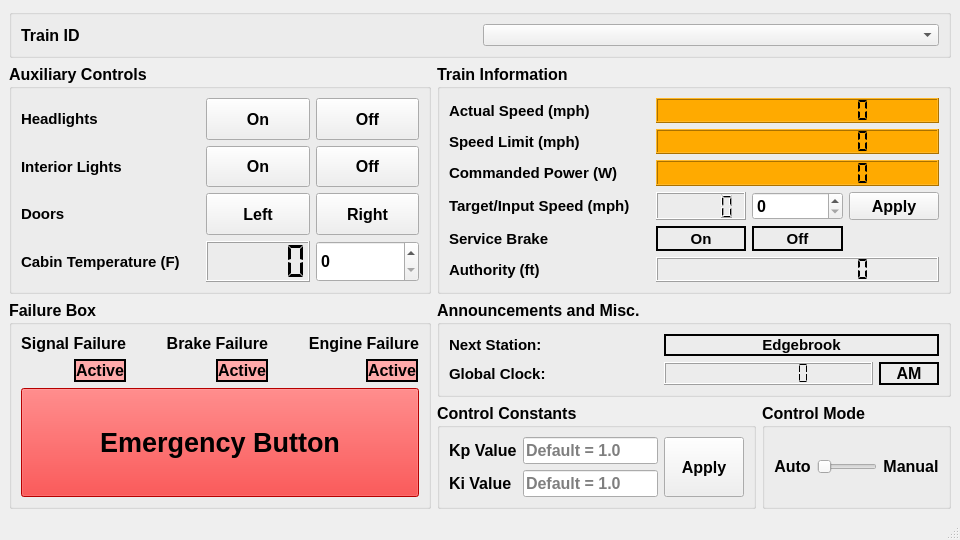
<?xml version="1.0" encoding="UTF-8"?>
<ui version="4.0">
 <class>MainWindow</class>
 <widget class="QMainWindow" name="MainWindow">
  <property name="geometry">
   <rect>
    <x>0</x>
    <y>0</y>
    <width>960</width>
    <height>540</height>
   </rect>
  </property>
  <property name="minimumSize">
   <size>
    <width>960</width>
    <height>540</height>
   </size>
  </property>
  <property name="windowTitle">
   <string>MainWindow</string>
  </property>
  <widget class="QWidget" name="centralwidget">
   <layout class="QGridLayout" name="gridLayout_8">
    <item row="3" column="1">
     <widget class="QGroupBox" name="groupBox_6">
      <property name="font">
       <font>
        <pointsize>12</pointsize>
        <weight>75</weight>
        <bold>true</bold>
       </font>
      </property>
      <property name="title">
       <string>Control Constants</string>
      </property>
      <layout class="QGridLayout" name="gridLayout_16">
       <item row="0" column="0">
        <layout class="QGridLayout" name="gridLayout_15">
         <item row="1" column="1">
          <widget class="QLineEdit" name="ki_line_edit">
           <property name="placeholderText">
            <string>Default = 1.0</string>
           </property>
          </widget>
         </item>
         <item row="0" column="0">
          <widget class="QLabel" name="label_23">
           <property name="text">
            <string>Kp Value</string>
           </property>
          </widget>
         </item>
         <item row="0" column="2" rowspan="2">
          <widget class="QPushButton" name="control_constants_apply_button">
           <property name="sizePolicy">
            <sizepolicy hsizetype="Minimum" vsizetype="Minimum">
             <horstretch>0</horstretch>
             <verstretch>0</verstretch>
            </sizepolicy>
           </property>
           <property name="text">
            <string>Apply</string>
           </property>
          </widget>
         </item>
         <item row="1" column="0">
          <widget class="QLabel" name="label_24">
           <property name="text">
            <string>Ki Value</string>
           </property>
          </widget>
         </item>
         <item row="0" column="1">
          <widget class="QLineEdit" name="kp_line_edit">
           <property name="placeholderText">
            <string>Default = 1.0</string>
           </property>
          </widget>
         </item>
        </layout>
       </item>
      </layout>
     </widget>
    </item>
    <item row="2" column="0" rowspan="2">
     <widget class="QGroupBox" name="groupBox_5">
      <property name="font">
       <font>
        <pointsize>12</pointsize>
        <weight>75</weight>
        <bold>true</bold>
       </font>
      </property>
      <property name="title">
       <string>Failure Box</string>
      </property>
      <layout class="QGridLayout" name="gridLayout_14">
       <item row="0" column="0">
        <layout class="QGridLayout" name="gridLayout_17">
         <item row="1" column="6">
          <widget class="QLabel" name="label_22">
           <property name="sizePolicy">
            <sizepolicy hsizetype="Maximum" vsizetype="Maximum">
             <horstretch>0</horstretch>
             <verstretch>0</verstretch>
            </sizepolicy>
           </property>
           <property name="maximumSize">
            <size>
             <width>50</width>
             <height>50</height>
            </size>
           </property>
           <property name="text">
            <string/>
           </property>
           <property name="pixmap">
            <pixmap>assets/wifi-off-svgrepo-com.svg</pixmap>
           </property>
           <property name="scaledContents">
            <bool>true</bool>
           </property>
           <property name="alignment">
            <set>Qt::AlignCenter</set>
           </property>
           <property name="wordWrap">
            <bool>false</bool>
           </property>
          </widget>
         </item>
         <item row="1" column="1">
          <widget class="QLabel" name="signal_failure_light">
           <property name="sizePolicy">
            <sizepolicy hsizetype="Maximum" vsizetype="Maximum">
             <horstretch>0</horstretch>
             <verstretch>0</verstretch>
            </sizepolicy>
           </property>
           <property name="styleSheet">
            <string notr="true">background-color: rgb(255, 170, 170);</string>
           </property>
           <property name="frameShape">
            <enum>QFrame::WinPanel</enum>
           </property>
           <property name="frameShadow">
            <enum>QFrame::Plain</enum>
           </property>
           <property name="text">
            <string>Active</string>
           </property>
           <property name="alignment">
            <set>Qt::AlignCenter</set>
           </property>
          </widget>
         </item>
         <item row="1" column="2">
          <spacer name="horizontalSpacer">
           <property name="orientation">
            <enum>Qt::Horizontal</enum>
           </property>
           <property name="sizeHint" stdset="0">
            <size>
             <width>40</width>
             <height>20</height>
            </size>
           </property>
          </spacer>
         </item>
         <item row="1" column="4">
          <widget class="QLabel" name="brake_failure_light">
           <property name="sizePolicy">
            <sizepolicy hsizetype="Maximum" vsizetype="Maximum">
             <horstretch>0</horstretch>
             <verstretch>0</verstretch>
            </sizepolicy>
           </property>
           <property name="styleSheet">
            <string notr="true">background-color: rgb(255, 170, 170);</string>
           </property>
           <property name="frameShape">
            <enum>QFrame::WinPanel</enum>
           </property>
           <property name="frameShadow">
            <enum>QFrame::Plain</enum>
           </property>
           <property name="text">
            <string>Active</string>
           </property>
           <property name="alignment">
            <set>Qt::AlignCenter</set>
           </property>
          </widget>
         </item>
         <item row="1" column="7">
          <widget class="QLabel" name="engine_failure_light">
           <property name="sizePolicy">
            <sizepolicy hsizetype="Maximum" vsizetype="Maximum">
             <horstretch>0</horstretch>
             <verstretch>0</verstretch>
            </sizepolicy>
           </property>
           <property name="styleSheet">
            <string notr="true">background-color: rgb(255, 170, 170);</string>
           </property>
           <property name="frameShape">
            <enum>QFrame::WinPanel</enum>
           </property>
           <property name="frameShadow">
            <enum>QFrame::Plain</enum>
           </property>
           <property name="text">
            <string>Active</string>
           </property>
           <property name="alignment">
            <set>Qt::AlignCenter</set>
           </property>
          </widget>
         </item>
         <item row="1" column="3">
          <widget class="QLabel" name="label_20">
           <property name="sizePolicy">
            <sizepolicy hsizetype="Maximum" vsizetype="Maximum">
             <horstretch>0</horstretch>
             <verstretch>0</verstretch>
            </sizepolicy>
           </property>
           <property name="maximumSize">
            <size>
             <width>50</width>
             <height>50</height>
            </size>
           </property>
           <property name="text">
            <string/>
           </property>
           <property name="pixmap">
            <pixmap>assets/brake-system-warning-svgrepo-com.svg</pixmap>
           </property>
           <property name="scaledContents">
            <bool>true</bool>
           </property>
           <property name="alignment">
            <set>Qt::AlignCenter</set>
           </property>
          </widget>
         </item>
         <item row="1" column="0">
          <widget class="QLabel" name="label_18">
           <property name="sizePolicy">
            <sizepolicy hsizetype="Maximum" vsizetype="Maximum">
             <horstretch>0</horstretch>
             <verstretch>0</verstretch>
            </sizepolicy>
           </property>
           <property name="maximumSize">
            <size>
             <width>50</width>
             <height>50</height>
            </size>
           </property>
           <property name="text">
            <string/>
           </property>
           <property name="pixmap">
            <pixmap>assets/wifi-off-svgrepo-com.svg</pixmap>
           </property>
           <property name="scaledContents">
            <bool>true</bool>
           </property>
           <property name="alignment">
            <set>Qt::AlignCenter</set>
           </property>
          </widget>
         </item>
         <item row="2" column="0" colspan="8">
          <widget class="QPushButton" name="emergency_button">
           <property name="enabled">
            <bool>true</bool>
           </property>
           <property name="sizePolicy">
            <sizepolicy hsizetype="Minimum" vsizetype="Minimum">
             <horstretch>0</horstretch>
             <verstretch>0</verstretch>
            </sizepolicy>
           </property>
           <property name="font">
            <font>
             <pointsize>20</pointsize>
             <weight>75</weight>
             <bold>true</bold>
            </font>
           </property>
           <property name="styleSheet">
            <string notr="true">background-color: rgb(255, 0, 0);</string>
           </property>
           <property name="text">
            <string>Emergency Button</string>
           </property>
           <property name="autoDefault">
            <bool>false</bool>
           </property>
          </widget>
         </item>
         <item row="1" column="5">
          <spacer name="horizontalSpacer_2">
           <property name="orientation">
            <enum>Qt::Horizontal</enum>
           </property>
           <property name="sizeHint" stdset="0">
            <size>
             <width>40</width>
             <height>20</height>
            </size>
           </property>
          </spacer>
         </item>
         <item row="0" column="6" colspan="2">
          <widget class="QLabel" name="label_27">
           <property name="sizePolicy">
            <sizepolicy hsizetype="Maximum" vsizetype="Maximum">
             <horstretch>0</horstretch>
             <verstretch>0</verstretch>
            </sizepolicy>
           </property>
           <property name="text">
            <string>Engine Failure</string>
           </property>
           <property name="alignment">
            <set>Qt::AlignRight|Qt::AlignTrailing|Qt::AlignVCenter</set>
           </property>
          </widget>
         </item>
         <item row="0" column="3" colspan="2">
          <widget class="QLabel" name="label_21">
           <property name="sizePolicy">
            <sizepolicy hsizetype="Maximum" vsizetype="Maximum">
             <horstretch>0</horstretch>
             <verstretch>0</verstretch>
            </sizepolicy>
           </property>
           <property name="text">
            <string>Brake Failure</string>
           </property>
           <property name="alignment">
            <set>Qt::AlignRight|Qt::AlignTrailing|Qt::AlignVCenter</set>
           </property>
          </widget>
         </item>
         <item row="0" column="0" colspan="2">
          <widget class="QLabel" name="label_19">
           <property name="sizePolicy">
            <sizepolicy hsizetype="Maximum" vsizetype="Maximum">
             <horstretch>0</horstretch>
             <verstretch>0</verstretch>
            </sizepolicy>
           </property>
           <property name="text">
            <string>Signal Failure</string>
           </property>
           <property name="alignment">
            <set>Qt::AlignRight|Qt::AlignTrailing|Qt::AlignVCenter</set>
           </property>
          </widget>
         </item>
        </layout>
       </item>
      </layout>
     </widget>
    </item>
    <item row="1" column="0">
     <widget class="QGroupBox" name="groupBox">
      <property name="font">
       <font>
        <pointsize>12</pointsize>
        <weight>75</weight>
        <italic>false</italic>
        <bold>true</bold>
       </font>
      </property>
      <property name="title">
       <string>Auxiliary Controls</string>
      </property>
      <property name="flat">
       <bool>false</bool>
      </property>
      <layout class="QGridLayout" name="gridLayout_9">
       <item row="0" column="0">
        <layout class="QGridLayout" name="gridLayout_13">
         <item row="0" column="0">
          <widget class="QLabel" name="label">
           <property name="font">
            <font>
             <pointsize>11</pointsize>
             <weight>75</weight>
             <italic>false</italic>
             <bold>true</bold>
            </font>
           </property>
           <property name="autoFillBackground">
            <bool>false</bool>
           </property>
           <property name="frameShape">
            <enum>QFrame::NoFrame</enum>
           </property>
           <property name="text">
            <string>Headlights</string>
           </property>
          </widget>
         </item>
         <item row="1" column="3">
          <widget class="QPushButton" name="interior_lights_off_button">
           <property name="sizePolicy">
            <sizepolicy hsizetype="Minimum" vsizetype="Minimum">
             <horstretch>0</horstretch>
             <verstretch>0</verstretch>
            </sizepolicy>
           </property>
           <property name="text">
            <string>Off</string>
           </property>
          </widget>
         </item>
         <item row="1" column="2">
          <widget class="QPushButton" name="interior_lights_on_button">
           <property name="sizePolicy">
            <sizepolicy hsizetype="Minimum" vsizetype="Minimum">
             <horstretch>0</horstretch>
             <verstretch>0</verstretch>
            </sizepolicy>
           </property>
           <property name="text">
            <string>On</string>
           </property>
          </widget>
         </item>
         <item row="2" column="3">
          <widget class="QPushButton" name="door_right_button">
           <property name="sizePolicy">
            <sizepolicy hsizetype="Minimum" vsizetype="Minimum">
             <horstretch>0</horstretch>
             <verstretch>0</verstretch>
            </sizepolicy>
           </property>
           <property name="text">
            <string>Right</string>
           </property>
          </widget>
         </item>
         <item row="0" column="3">
          <widget class="QPushButton" name="headlights_off_button">
           <property name="sizePolicy">
            <sizepolicy hsizetype="Minimum" vsizetype="Minimum">
             <horstretch>0</horstretch>
             <verstretch>0</verstretch>
            </sizepolicy>
           </property>
           <property name="text">
            <string>Off</string>
           </property>
          </widget>
         </item>
         <item row="3" column="0">
          <widget class="QLabel" name="label_5">
           <property name="font">
            <font>
             <pointsize>11</pointsize>
             <weight>75</weight>
             <italic>false</italic>
             <bold>true</bold>
            </font>
           </property>
           <property name="text">
            <string>Cabin Temperature (F)</string>
           </property>
          </widget>
         </item>
         <item row="2" column="2">
          <widget class="QPushButton" name="door_left_button">
           <property name="sizePolicy">
            <sizepolicy hsizetype="Minimum" vsizetype="Minimum">
             <horstretch>0</horstretch>
             <verstretch>0</verstretch>
            </sizepolicy>
           </property>
           <property name="text">
            <string>Left</string>
           </property>
          </widget>
         </item>
         <item row="1" column="0">
          <widget class="QLabel" name="label_2">
           <property name="font">
            <font>
             <pointsize>11</pointsize>
             <weight>75</weight>
             <italic>false</italic>
             <bold>true</bold>
            </font>
           </property>
           <property name="text">
            <string>Interior Lights</string>
           </property>
          </widget>
         </item>
         <item row="3" column="2">
          <widget class="QLCDNumber" name="cabin_temperature_lcd">
           <property name="segmentStyle">
            <enum>QLCDNumber::Flat</enum>
           </property>
          </widget>
         </item>
         <item row="2" column="0">
          <widget class="QLabel" name="label_3">
           <property name="font">
            <font>
             <pointsize>11</pointsize>
             <weight>75</weight>
             <italic>false</italic>
             <bold>true</bold>
            </font>
           </property>
           <property name="text">
            <string>Doors</string>
           </property>
          </widget>
         </item>
         <item row="3" column="3">
          <widget class="QSpinBox" name="cabin_temperature_spin_box">
           <property name="sizePolicy">
            <sizepolicy hsizetype="Minimum" vsizetype="Minimum">
             <horstretch>0</horstretch>
             <verstretch>0</verstretch>
            </sizepolicy>
           </property>
          </widget>
         </item>
         <item row="0" column="2">
          <widget class="QPushButton" name="headlights_on_button">
           <property name="sizePolicy">
            <sizepolicy hsizetype="Minimum" vsizetype="Minimum">
             <horstretch>0</horstretch>
             <verstretch>0</verstretch>
            </sizepolicy>
           </property>
           <property name="text">
            <string>On</string>
           </property>
          </widget>
         </item>
         <item row="3" column="1">
          <spacer name="verticalSpacer_10">
           <property name="orientation">
            <enum>Qt::Vertical</enum>
           </property>
           <property name="sizeHint" stdset="0">
            <size>
             <width>20</width>
             <height>40</height>
            </size>
           </property>
          </spacer>
         </item>
         <item row="2" column="1">
          <spacer name="verticalSpacer_9">
           <property name="orientation">
            <enum>Qt::Vertical</enum>
           </property>
           <property name="sizeHint" stdset="0">
            <size>
             <width>20</width>
             <height>40</height>
            </size>
           </property>
          </spacer>
         </item>
         <item row="1" column="1">
          <spacer name="verticalSpacer_8">
           <property name="orientation">
            <enum>Qt::Vertical</enum>
           </property>
           <property name="sizeHint" stdset="0">
            <size>
             <width>20</width>
             <height>40</height>
            </size>
           </property>
          </spacer>
         </item>
         <item row="0" column="1">
          <spacer name="verticalSpacer_7">
           <property name="orientation">
            <enum>Qt::Vertical</enum>
           </property>
           <property name="sizeHint" stdset="0">
            <size>
             <width>20</width>
             <height>40</height>
            </size>
           </property>
          </spacer>
         </item>
        </layout>
       </item>
      </layout>
     </widget>
    </item>
    <item row="1" column="1" colspan="2">
     <widget class="QGroupBox" name="groupBox_2">
      <property name="font">
       <font>
        <pointsize>12</pointsize>
        <weight>75</weight>
        <bold>true</bold>
       </font>
      </property>
      <property name="title">
       <string>Train Information</string>
      </property>
      <layout class="QGridLayout" name="gridLayout_12">
       <item row="0" column="0">
        <layout class="QGridLayout" name="gridLayout_2">
         <item row="0" column="0">
          <widget class="QLabel" name="label_13">
           <property name="minimumSize">
            <size>
             <width>0</width>
             <height>0</height>
            </size>
           </property>
           <property name="font">
            <font>
             <pointsize>11</pointsize>
             <weight>75</weight>
             <bold>true</bold>
            </font>
           </property>
           <property name="text">
            <string>Actual Speed (mph)</string>
           </property>
          </widget>
         </item>
         <item row="3" column="4">
          <widget class="QPushButton" name="target_speed_apply_button">
           <property name="sizePolicy">
            <sizepolicy hsizetype="Minimum" vsizetype="Minimum">
             <horstretch>0</horstretch>
             <verstretch>0</verstretch>
            </sizepolicy>
           </property>
           <property name="text">
            <string>Apply</string>
           </property>
          </widget>
         </item>
         <item row="3" column="0">
          <widget class="QLabel" name="label_8">
           <property name="font">
            <font>
             <pointsize>11</pointsize>
             <weight>75</weight>
             <bold>true</bold>
            </font>
           </property>
           <property name="text">
            <string>Target/Input Speed (mph)</string>
           </property>
          </widget>
         </item>
         <item row="0" column="2" colspan="3">
          <widget class="QLCDNumber" name="actual_speed_lcd">
           <property name="styleSheet">
            <string notr="true">background-color: rgb(255, 170, 0);</string>
           </property>
           <property name="digitCount">
            <number>12</number>
           </property>
           <property name="segmentStyle">
            <enum>QLCDNumber::Flat</enum>
           </property>
          </widget>
         </item>
         <item row="3" column="3">
          <widget class="QSpinBox" name="target_speed_spin_box">
           <property name="sizePolicy">
            <sizepolicy hsizetype="Minimum" vsizetype="Minimum">
             <horstretch>0</horstretch>
             <verstretch>0</verstretch>
            </sizepolicy>
           </property>
          </widget>
         </item>
         <item row="4" column="0">
          <widget class="QLabel" name="label_10">
           <property name="font">
            <font>
             <pointsize>11</pointsize>
             <weight>75</weight>
             <bold>true</bold>
            </font>
           </property>
           <property name="text">
            <string>Service Brake</string>
           </property>
          </widget>
         </item>
         <item row="4" column="2">
          <widget class="QLabel" name="service_brake_on_light">
           <property name="font">
            <font>
             <pointsize>11</pointsize>
             <weight>75</weight>
             <bold>true</bold>
            </font>
           </property>
           <property name="styleSheet">
            <string notr="true"/>
           </property>
           <property name="frameShape">
            <enum>QFrame::WinPanel</enum>
           </property>
           <property name="text">
            <string>On</string>
           </property>
           <property name="alignment">
            <set>Qt::AlignCenter</set>
           </property>
          </widget>
         </item>
         <item row="1" column="2" colspan="3">
          <widget class="QLCDNumber" name="speed_limit_lcd">
           <property name="styleSheet">
            <string notr="true">background-color: rgb(255, 170, 0);</string>
           </property>
           <property name="digitCount">
            <number>12</number>
           </property>
           <property name="segmentStyle">
            <enum>QLCDNumber::Flat</enum>
           </property>
          </widget>
         </item>
         <item row="3" column="2">
          <widget class="QLCDNumber" name="target_speed_lcd">
           <property name="frameShape">
            <enum>QFrame::Box</enum>
           </property>
           <property name="frameShadow">
            <enum>QFrame::Raised</enum>
           </property>
          </widget>
         </item>
         <item row="1" column="0">
          <widget class="QLabel" name="label_7">
           <property name="minimumSize">
            <size>
             <width>0</width>
             <height>0</height>
            </size>
           </property>
           <property name="font">
            <font>
             <pointsize>11</pointsize>
             <weight>75</weight>
             <bold>true</bold>
            </font>
           </property>
           <property name="text">
            <string>Speed Limit (mph)</string>
           </property>
          </widget>
         </item>
         <item row="3" column="1">
          <spacer name="verticalSpacer">
           <property name="orientation">
            <enum>Qt::Vertical</enum>
           </property>
           <property name="sizeHint" stdset="0">
            <size>
             <width>20</width>
             <height>40</height>
            </size>
           </property>
          </spacer>
         </item>
         <item row="4" column="3">
          <widget class="QLabel" name="service_brake_off_light">
           <property name="font">
            <font>
             <pointsize>11</pointsize>
             <weight>75</weight>
             <bold>true</bold>
            </font>
           </property>
           <property name="styleSheet">
            <string notr="true"/>
           </property>
           <property name="frameShape">
            <enum>QFrame::WinPanel</enum>
           </property>
           <property name="text">
            <string>Off</string>
           </property>
           <property name="alignment">
            <set>Qt::AlignCenter</set>
           </property>
          </widget>
         </item>
         <item row="0" column="1">
          <spacer name="verticalSpacer_4">
           <property name="orientation">
            <enum>Qt::Vertical</enum>
           </property>
           <property name="sizeHint" stdset="0">
            <size>
             <width>20</width>
             <height>40</height>
            </size>
           </property>
          </spacer>
         </item>
         <item row="4" column="1">
          <spacer name="verticalSpacer_2">
           <property name="orientation">
            <enum>Qt::Vertical</enum>
           </property>
           <property name="sizeHint" stdset="0">
            <size>
             <width>20</width>
             <height>40</height>
            </size>
           </property>
          </spacer>
         </item>
         <item row="1" column="1">
          <spacer name="verticalSpacer_3">
           <property name="orientation">
            <enum>Qt::Vertical</enum>
           </property>
           <property name="sizeHint" stdset="0">
            <size>
             <width>20</width>
             <height>40</height>
            </size>
           </property>
          </spacer>
         </item>
         <item row="2" column="0">
          <widget class="QLabel" name="label_11">
           <property name="font">
            <font>
             <pointsize>11</pointsize>
             <weight>75</weight>
             <bold>true</bold>
            </font>
           </property>
           <property name="text">
            <string>Commanded Power (W)</string>
           </property>
          </widget>
         </item>
         <item row="2" column="2" colspan="3">
          <widget class="QLCDNumber" name="commanded_power_lcd">
           <property name="styleSheet">
            <string notr="true">background-color: rgb(255, 170, 0);</string>
           </property>
           <property name="digitCount">
            <number>12</number>
           </property>
           <property name="segmentStyle">
            <enum>QLCDNumber::Flat</enum>
           </property>
          </widget>
         </item>
         <item row="2" column="1">
          <spacer name="verticalSpacer_5">
           <property name="orientation">
            <enum>Qt::Vertical</enum>
           </property>
           <property name="sizeHint" stdset="0">
            <size>
             <width>20</width>
             <height>40</height>
            </size>
           </property>
          </spacer>
         </item>
         <item row="5" column="0">
          <widget class="QLabel" name="label_12">
           <property name="font">
            <font>
             <pointsize>11</pointsize>
             <weight>75</weight>
             <bold>true</bold>
            </font>
           </property>
           <property name="text">
            <string>Authority (ft)</string>
           </property>
          </widget>
         </item>
         <item row="5" column="1">
          <spacer name="verticalSpacer_6">
           <property name="orientation">
            <enum>Qt::Vertical</enum>
           </property>
           <property name="sizeHint" stdset="0">
            <size>
             <width>20</width>
             <height>40</height>
            </size>
           </property>
          </spacer>
         </item>
         <item row="5" column="2" colspan="3">
          <widget class="QLCDNumber" name="authority_lcd">
           <property name="minimumSize">
            <size>
             <width>0</width>
             <height>0</height>
            </size>
           </property>
           <property name="digitCount">
            <number>12</number>
           </property>
           <property name="segmentStyle">
            <enum>QLCDNumber::Flat</enum>
           </property>
          </widget>
         </item>
        </layout>
       </item>
      </layout>
     </widget>
    </item>
    <item row="3" column="2">
     <widget class="QGroupBox" name="groupBox_4">
      <property name="font">
       <font>
        <pointsize>12</pointsize>
        <weight>75</weight>
        <bold>true</bold>
       </font>
      </property>
      <property name="title">
       <string>Control Mode</string>
      </property>
      <layout class="QGridLayout" name="gridLayout_10">
       <item row="0" column="0">
        <layout class="QGridLayout" name="gridLayout_5">
         <item row="0" column="2">
          <widget class="QLabel" name="label_26">
           <property name="text">
            <string>Manual</string>
           </property>
           <property name="alignment">
            <set>Qt::AlignCenter</set>
           </property>
          </widget>
         </item>
         <item row="0" column="0">
          <widget class="QLabel" name="label_25">
           <property name="text">
            <string>Auto</string>
           </property>
           <property name="alignment">
            <set>Qt::AlignCenter</set>
           </property>
          </widget>
         </item>
         <item row="0" column="1">
          <widget class="QSlider" name="control_mode_switch">
           <property name="maximum">
            <number>1</number>
           </property>
           <property name="orientation">
            <enum>Qt::Horizontal</enum>
           </property>
           <property name="invertedAppearance">
            <bool>false</bool>
           </property>
           <property name="invertedControls">
            <bool>false</bool>
           </property>
          </widget>
         </item>
        </layout>
       </item>
      </layout>
     </widget>
    </item>
    <item row="2" column="1" colspan="2">
     <layout class="QGridLayout" name="gridLayout_7">
      <item row="1" column="2">
       <widget class="QGroupBox" name="groupBox_3">
        <property name="font">
         <font>
          <pointsize>12</pointsize>
          <weight>75</weight>
          <bold>true</bold>
         </font>
        </property>
        <property name="title">
         <string>Announcements and Misc.</string>
        </property>
        <layout class="QGridLayout" name="gridLayout_11">
         <item row="0" column="0">
          <layout class="QGridLayout" name="gridLayout_3">
           <item row="1" column="0">
            <widget class="QLabel" name="label_17">
             <property name="font">
              <font>
               <pointsize>11</pointsize>
               <weight>75</weight>
               <bold>true</bold>
              </font>
             </property>
             <property name="text">
              <string>Global Clock:</string>
             </property>
            </widget>
           </item>
           <item row="0" column="0">
            <widget class="QLabel" name="label_9">
             <property name="font">
              <font>
               <pointsize>11</pointsize>
               <weight>75</weight>
               <bold>true</bold>
              </font>
             </property>
             <property name="text">
              <string>Next Station:</string>
             </property>
            </widget>
           </item>
           <item row="0" column="1" colspan="2">
            <widget class="QLabel" name="next_station_label">
             <property name="font">
              <font>
               <pointsize>11</pointsize>
               <weight>75</weight>
               <bold>true</bold>
              </font>
             </property>
             <property name="frameShape">
              <enum>QFrame::WinPanel</enum>
             </property>
             <property name="text">
              <string>Edgebrook</string>
             </property>
             <property name="alignment">
              <set>Qt::AlignCenter</set>
             </property>
            </widget>
           </item>
           <item row="1" column="1">
            <widget class="QLCDNumber" name="global_clock_lcd">
             <property name="digitCount">
              <number>8</number>
             </property>
             <property name="mode">
              <enum>QLCDNumber::Dec</enum>
             </property>
             <property name="segmentStyle">
              <enum>QLCDNumber::Flat</enum>
             </property>
            </widget>
           </item>
           <item row="1" column="2">
            <widget class="QLabel" name="am_pm_label">
             <property name="maximumSize">
              <size>
               <width>60</width>
               <height>16777215</height>
              </size>
             </property>
             <property name="frameShape">
              <enum>QFrame::WinPanel</enum>
             </property>
             <property name="text">
              <string>AM</string>
             </property>
             <property name="alignment">
              <set>Qt::AlignCenter</set>
             </property>
            </widget>
           </item>
          </layout>
         </item>
        </layout>
       </widget>
      </item>
     </layout>
    </item>
    <item row="0" column="0" colspan="3">
     <widget class="QGroupBox" name="groupBox_7">
      <property name="title">
       <string/>
      </property>
      <layout class="QGridLayout" name="gridLayout_4">
       <item row="0" column="0">
        <widget class="QLabel" name="label_4">
         <property name="font">
          <font>
           <pointsize>12</pointsize>
           <weight>75</weight>
           <bold>true</bold>
          </font>
         </property>
         <property name="text">
          <string>Train ID</string>
         </property>
        </widget>
       </item>
       <item row="0" column="1">
        <widget class="QComboBox" name="train_id_dropdown"/>
       </item>
      </layout>
     </widget>
    </item>
   </layout>
  </widget>
  <widget class="QStatusBar" name="statusbar"/>
 </widget>
 <resources/>
 <connections/>
</ui>
